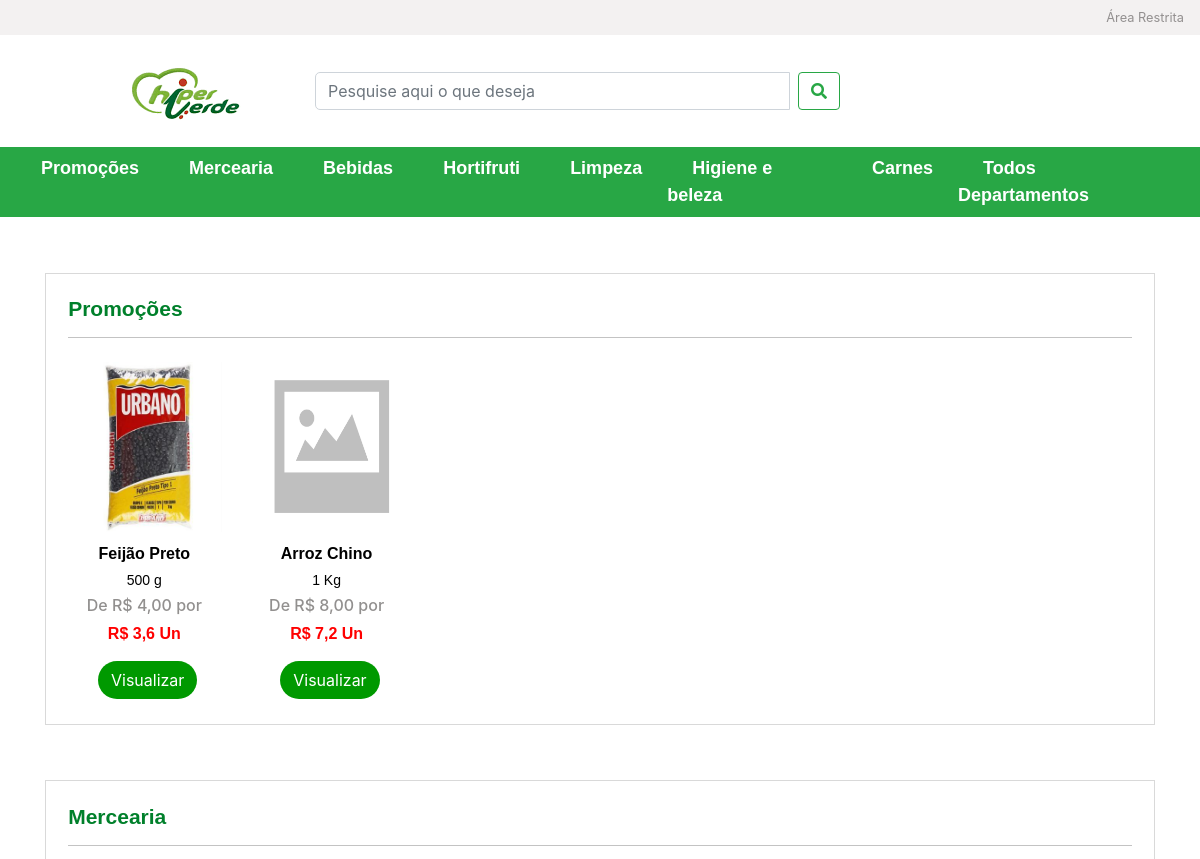
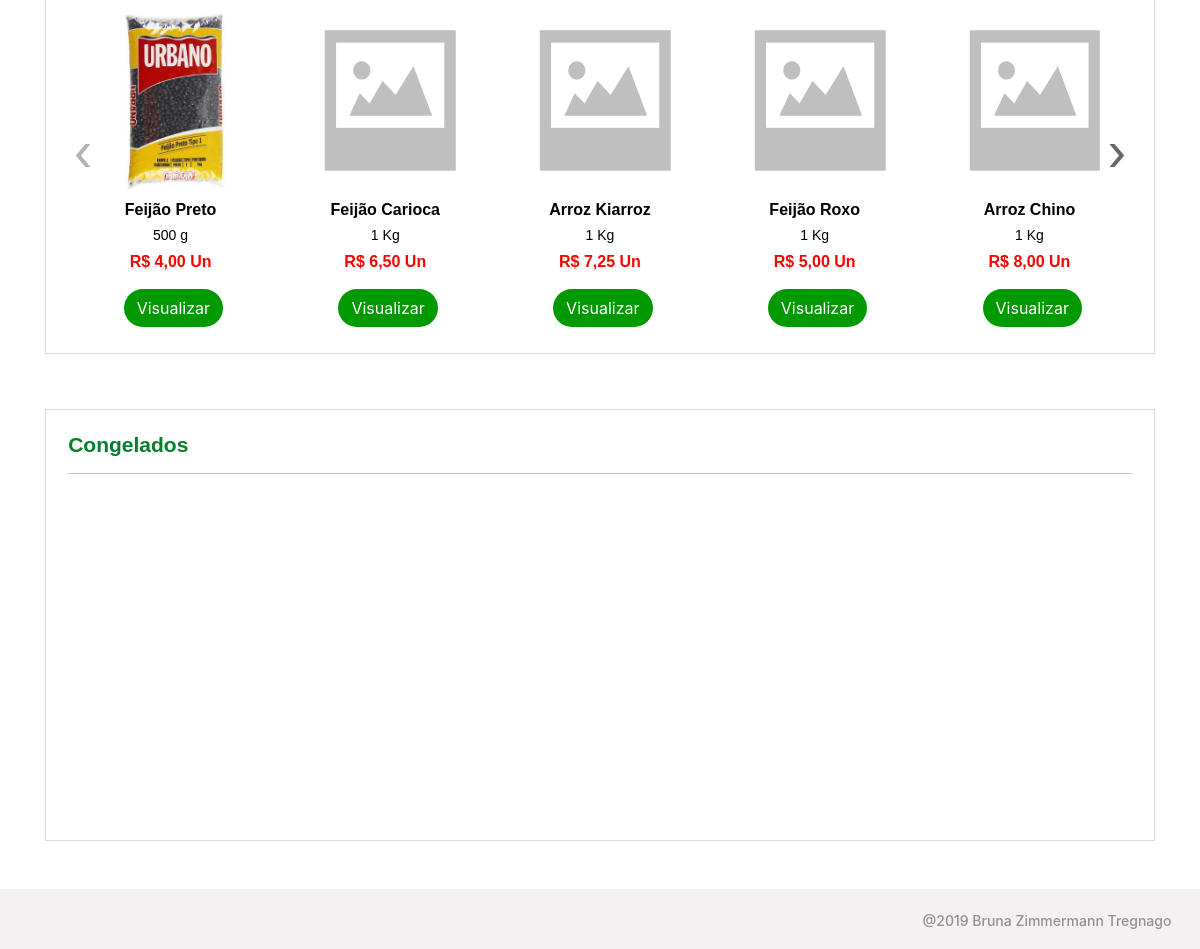
The page / on the database its author committed (2 pictures, top to bottom).
### tables this page shows
CREATE TABLE IF NOT EXISTS `tb_departamento` (
  `id_departamento` int(11) NOT NULL AUTO_INCREMENT,
  `nome_departamento` varchar(45) NOT NULL,
  PRIMARY KEY (`id_departamento`)
);

CREATE TABLE IF NOT EXISTS `tb_promocao` (
  `id_promocao` int(11) NOT NULL AUTO_INCREMENT,
  `nome_promocao` varchar(45) NOT NULL,
  `porcento_desconto` float NOT NULL,
  `inicio_promocao` date NOT NULL,
  `fim_promocao` date NOT NULL,
  PRIMARY KEY (`id_promocao`)
);

CREATE TABLE IF NOT EXISTS `tb_produto` (
  `id_produto` int(11) NOT NULL AUTO_INCREMENT,
  `nome_produto` varchar(85) NOT NULL,
  `valor_unitario_produto` decimal(5,2) NOT NULL,
  `peso_produto` int(11) NOT NULL,
  `imagem_produto` varchar(140) DEFAULT NULL,
  `cd_departamento` int(11) NOT NULL,
  `cd_categoria` int(11),
  `cd_subcategoria` int(11),
  `cd_unidade_medida` int(11) NOT NULL,
  `cd_medida_valor` int(11) NOT NULL,
  PRIMARY KEY (`id_produto`),
  KEY `cd_departamento` (`cd_departamento`),
  KEY `fk_tb_produto_tb_categoria1` (`cd_categoria`),
  KEY `fk_tb_produto_tb_subcategoria1` (`cd_subcategoria`),
  KEY `fk_tb_produto_tb_unidade_medida1` (`cd_unidade_medida`),
  KEY `FK_tb_produto_tb_medida_valor` (`cd_medida_valor`),
  CONSTRAINT `FK_tb_produto_tb_medida_valor` FOREIGN KEY (`cd_medida_valor`) REFERENCES `tb_medida_valor` (`id_medida_valor`) ON DELETE NO ACTION ON UPDATE NO ACTION,
  CONSTRAINT `fk_tb_produto_tb_categoria1` FOREIGN KEY (`cd_categoria`) REFERENCES `tb_categoria` (`id_categoria`) ON DELETE NO ACTION ON UPDATE NO ACTION,
  CONSTRAINT `fk_tb_produto_tb_subcategoria1` FOREIGN KEY (`cd_subcategoria`) REFERENCES `tb_subcategoria` (`id_subcategoria`) ON DELETE NO ACTION ON UPDATE NO ACTION,
  CONSTRAINT `fk_tb_produto_tb_unidade_medida1` FOREIGN KEY (`cd_unidade_medida`) REFERENCES `tb_unidade_medida` (`id_medida`) ON DELETE NO ACTION ON UPDATE NO ACTION,
  CONSTRAINT `tb_produto_ibfk_1` FOREIGN KEY (`cd_departamento`) REFERENCES `tb_departamento` (`id_departamento`) ON DELETE NO ACTION ON UPDATE NO ACTION
);

CREATE TABLE IF NOT EXISTS `tb_unidade_medida` (
  `id_medida` int(11) NOT NULL AUTO_INCREMENT,
  `medida` varchar(20) NOT NULL,
  PRIMARY KEY (`id_medida`)
);

CREATE TABLE IF NOT EXISTS `tb_medida_valor` (
  `id_medida_valor` int(11) NOT NULL AUTO_INCREMENT,
  `medida_valor` varchar(5) NOT NULL,
  PRIMARY KEY (`id_medida_valor`)
);

### application/controllers/PagInicial.php (called while the page is built, shortened)
<?php
class PagInicial extends CI_Controller {
    public function __construct() {
        $this->load->model('FrontEndModels/PagInicialModel');
        $this->load->model('FrontEndModels/DepartamentoMenuModel');
        $this->load->model('FrontEndModels/PagPromocaoModel');
        $this->load->model('BackEndModels/ProdutoPromocaoModel');
        $this->load->model('FrontEndModels/DepartamentoInicialModel');
        $this->load->model('FrontEndModels/DepartamentoInicialModelT');
    }
    public function index() {
        $this->lista();
    }
    public function lista() {
        $data['produto'] = $this->PagInicialModel->getAll();
        $data['promocao'] = $this->PagPromocaoModel->getAll();
        $data['produtopromocao'] = $this->ProdutoPromocaoModel->getAll();
        $data['menu'] = $this->DepartamentoMenuModel->getAll();
        $data['departamentoit'] = $this->DepartamentoInicialModelT->getAll();
        $data['departamentoi'] = $this->DepartamentoInicialModel->getAll();
        $this->load->view('FrontEnd/Header');
        $this->load->view('FrontEnd/Menu', $data);
        $this->load->view('FrontEnd/PaginaInicial', $data);
        $this->load->view('FrontEnd/Footer');
    }
}

### index.php (called while the page is built, shortened)
<?php
require_once BASEPATH.'core/CodeIgniter.php';

### application/models/FrontEndModels/DepartamentoMenuModel.php (called while the page is built)
<?php
class DepartamentoMenuModel extends CI_Model {
    public function getAll() {
        $this->db->select('tb_departamento.*');
        $this->db->limit(6);
        $query = $this->db->get('tb_departamento');
        return $query->result();
    }
}

### application/models/FrontEndModels/PagPromocaoModel.php (called while the page is built)
<?php
class PagPromocaoModel extends CI_Model {
    public function getAll() {
        $this->db->select('tb_produto.*,tb_produto_promocao.*,tb_unidade_medida.medida, tb_medida_valor.medida_valor,tb_promocao.*');
        $this->db->join('tb_produto_promocao', 'tb_produto_promocao.cd_promocao = tb_promocao.id_promocao and CURRENT_DATE() BETWEEN inicio_promocao AND fim_promocao');
        $this->db->join('tb_produto', 'tb_produto.id_produto = tb_produto_promocao.cd_produto and CURRENT_DATE() BETWEEN inicio_promocao AND fim_promocao', 'left');
        $this->db->join('tb_unidade_medida', 'tb_unidade_medida.id_medida = tb_produto.cd_unidade_medida', 'left');
        $this->db->join('tb_medida_valor', 'tb_medida_valor.id_medida_valor = tb_produto.cd_medida_valor', 'left');
        $query = $this->db->get('tb_promocao');
        return $query->result();
    }
}

### application/models/FrontEndModels/DepartamentoInicialModel.php (called while the page is built)
<?php
class DepartamentoInicialModel extends CI_Model{
    public function getAll() {
        $this->db->select('tb_departamento.*');
        $this->db->order_by('id_departamento', 'asc');
        $this->db->limit(1);
        $query = $this->db->get('tb_departamento');
        return $query->result();
    }
}

### application/models/FrontEndModels/PagInicialModel.php (called while the page is built)
<?php
class PagInicialModel extends CI_Model {
    public function getAll() {
        $this->db->select('tb_produto.*,tb_unidade_medida.medida, tb_medida_valor.medida_valor, tb_departamento.id_departamento, tb_departamento.nome_departamento as departamento, tb_categoria.*');
        $this->db->join('tb_departamento', 'tb_departamento.id_departamento = tb_produto.cd_departamento', 'left');
        $this->db->join('tb_categoria', 'tb_categoria.id_categoria = tb_produto.cd_categoria', 'left');
        $this->db->join('tb_unidade_medida', 'tb_unidade_medida.id_medida = tb_produto.cd_unidade_medida', 'left');
        $this->db->join('tb_medida_valor', 'tb_medida_valor.id_medida_valor = tb_produto.cd_medida_valor', 'left');
        $query = $this->db->get('tb_produto');
        return $query->result();
    }
}

### application/models/FrontEndModels/DepartamentoInicialModelT.php (called while the page is built)
<?php
class DepartamentoInicialModelT extends CI_Model{
    public function getAll() {
        $this->db->select('tb_departamento.*');
        $this->db->order_by('id_departamento', 'desc');
        $this->db->limit(1);
        $query = $this->db->get('tb_departamento');
        return $query->result();
    }
}

### application/views/FrontEnd/PaginaInicial.php (the view, shortened to what this page needs)
<div class="container">
    <div class="promocao">
        <div class="row">
            <div class="col-12">
                <a style="text-decoration: none;" href="http://127.0.0.1/MercadoPI/index.php/PagPromocao/lista"><h1>Promoções</h1></a>
                <hr>
            </div>
        </div>
        <div class="row">
            <?php
            foreach ($promocao as $po) {
                echo '<div class="col-md-2">';
                echo '<div class="item">';
                echo '<div class="produto">';
                if ($po->imagem_produto === Null) {
                    echo '<img style="height:170px; width:170px;margin: 5px;" src="http://127.0.0.1/MercadoPI/uploads/noimage.png"/>';
                } else {
                    echo '<img style="height:170px; width:170px;margin: 5px;" src="http://127.0.0.1/MercadoPI/uploads/' . $po->imagem_produto . '"/>';
                }
                echo '<h2>' . $po->nome_produto . '</h2>';
                echo '<h5>' . $po->peso_produto . ' ' . $po->medida . '</h5>';
                $porcento = $po->porcento_desconto;
                $valor = $po->valor_unitario_produto;
                $tt = $valor - (($valor / 100) * $porcento);
                $total = str_replace(".", ",", $tt);
                $preco = str_replace(".", ",", $valor);
                echo '<h6 style="color:#92908F; text-align: center;">De R$ ' . $preco . ' por</h6>';
                echo '<h4>R$ ' . $total . ' ' . $po->medida_valor . '</h4>';
                echo '<center><a href="http://127.0.0.1/MercadoPI/index.php/PagProdutoEspecifico/lista/' . $po->id_produto . '"><button type="submit" class="btn">Visualizar</button></a></center>';
                echo '</div>';
                echo '</div>';
                echo '</div>';
            }
            ?>
        </div>
    </div>
    <div class="promocao">
        <div class="row">
            <div class="col-12">
                <?php
                foreach ($departamentoi as $di) {
                    echo '<h1><a style="text-decoration: none;font-family: Helvetica, sans-serif;font-size: 21px;color: #00802b;font-weight: bold;" href="http://127.0.0.1/MercadoPI/index.php/PagDepartamento/lista/' . $di->id_departamento . '">' . $di->nome_departamento . '</a></h1>';
                    $dep = $di->id_departamento;
                }
                ?>
                <hr>
            </div>
        </div>
        <div class="row">
            <div class="col-md-12">
                <div id="owl-demo" class="owl-carousel owl-theme owl-bruna">
                    <?php
                    foreach ($produto as $po) {
                        if ($po->cd_departamento === $dep) {
                            echo '<div class="item">';
                            echo '<div class="col-md-12">';
                            echo '<div class="produto">';
                            if ($po->imagem_produto === Null) {
                                echo '<img style="height:180px; width:180px;margin:5px;" src="http://127.0.0.1/MercadoPI/uploads/noimage.png"/>';
                            } else {
                                echo '<img style="height:180px; width:180px;margin:5px;" src="http://127.0.0.1/MercadoPI/uploads/' . $po->imagem_produto . '"/>';
                            }
                            echo '<h2>' . $po->nome_produto . '</h2>';
                            echo '<h5>' . $po->peso_produto . ' ' . $po->medida . '</h5>';
                            $preco = str_replace(".", ",", $po->valor_unitario_produto);
                            echo '<h4>R$ ' . $preco . ' ' . $po->medida_valor . '</h4>';
                            echo '<center><a href="http://127.0.0.1/MercadoPI/index.php/PagProdutoEspecifico/lista/' . $po->id_produto . '"><input type="hidden" value="' . $po->id_produto . '"><button type="submit" class="btn">Visualizar</button></a></center>';
                            echo '</div>';
                            echo '</div>';
                            echo '</div>';
                        }
                    }
                    ?>
                </div>
            </div>
        </div>
    </div>
    <div class="promocao">
        <div class="row">
            <div class="col-12">
                <?php
                foreach ($departamentoit as $dit) {
                    echo '<h1><a style="text-decoration: none;font-family: Helvetica, sans-serif;font-size: 21px;color: #00802b;font-weight: bold;" href="http://127.0.0.1/MercadoPI/index.php/PagDepartamento/lista/' . $dit->id_departamento . '">' . $dit->nome_departamento . '</a></h1>';
                    $dep = $dit->id_departamento;
                }
                ?>
                <hr>
            </div>
        </div>
        <div class="row">
            <div class="col-md-12">
                <div id="owl-demo" class="owl-carousel owl-theme owl-bruna">
                    <?php
                    foreach ($produto as $po) {
                        if ($po->cd_departamento === $dep) {
                            echo '<div class="item">';
                            echo '<div class="col-md-12">';
                            echo '<div class="produto">';
                            if ($po->imagem_produto === Null) {
                                echo '<img style="height:180px; width:180px;margin:5px;" src="http://127.0.0.1/MercadoPI/uploads/noimage.png"/>';
                            } else {
                                echo '<img style="height:180px; width:180px;margin:5px;" src="http://127.0.0.1/MercadoPI/uploads/' . $po->imagem_produto . '"/>';
                            }
                            echo '<h2>' . $po->nome_produto . '</h2>';
                            echo '<h5>' . $po->peso_produto . ' ' . $po->medida . '</h5>';
                            $preco = str_replace(".", ",", $po->valor_unitario_produto);
                            echo '<h4>R$ ' . $preco . ' ' . $po->medida_valor . '</h4>';
                            echo '<center><a href="http://127.0.0.1/MercadoPI/index.php/PagProdutoEspecifico/lista/' . $po->id_produto . '"><input type="hidden" value="' . $po->id_produto . '"><button type="submit" class="btn">Visualizar</button></a></center>';
                            echo '</div>';
                            echo '</div>';
                            echo '</div>';
                        }
                    }
                    ?>
                </div>
            </div>
        </div>
    </div>
</div>

### application/views/FrontEnd/Menu.php (shortened to what this page needs)
<div class="menu">
    <nav class="navbar navbar-expand-lg mt-3 bg-success navbar-light text-white">
        <div class="collapse navbar-collapse" id="navbarSupportedContent">
            <ul class="navbar-nav mr-auto"  style="margin: 0 auto;">
                <li><a href="<?= $this->config->base_url() . 'index.php/PagPromocao/lista' ?>">Promoções</a></li>
                <?php
                foreach ($menu as $m) {
                        echo '<li><a href="' . $this->config->base_url() . 'index.php/PagDepartamento/lista/' . $m->id_departamento . '">' . $m->nome_departamento . '</a></li>';
                }
                ?>
                <li><a href="<?= $this->config->base_url() . 'index.php/PagTodosDepartamentos/lista' ?>">Todos Departamentos</a></li>
            </ul>
        </div>
    </nav>
</div>

### rows shown on the page
tb_departamento: nome_departamento "Mercearia"
tb_departamento: nome_departamento "Bebidas"
tb_departamento: nome_departamento "Hortifruti"
tb_departamento: nome_departamento "Limpeza"
tb_departamento: nome_departamento "Higiene e beleza"
tb_departamento: nome_departamento "Carnes"
tb_promocao: tb_produto.imagem_produto (picture), tb_produto.nome_produto "Feijão Preto", tb_produto.peso_produto "500", tb_unidade_medida.medida "g", tb_produto.valor_unitario_produto "4,00", porcento_desconto.valor_unitario_produto "3,6", tb_medida_valor.medida_valor "Un", tb_produto.nome_produto "Arroz Chino", tb_produto.peso_produto "1", tb_unidade_medida.medida "Kg", tb_produto.valor_unitario_produto "8,00", porcento_desconto.valor_unitario_produto "7,2"
tb_produto: imagem_produto (picture), nome_produto "Feijão Preto", peso_produto "500", cd_unidade_medida.medida "g", valor_unitario_produto "4,00", cd_medida_valor.medida_valor "Un"
tb_produto: nome_produto "Feijão Carioca", peso_produto "1", cd_unidade_medida.medida "Kg", valor_unitario_produto "6,50", cd_medida_valor.medida_valor "Un"
tb_produto: nome_produto "Arroz Kiarroz", peso_produto "1", cd_unidade_medida.medida "Kg", valor_unitario_produto "7,25", cd_medida_valor.medida_valor "Un"
tb_produto: nome_produto "Feijão Roxo", peso_produto "1", cd_unidade_medida.medida "Kg", valor_unitario_produto "5,00", cd_medida_valor.medida_valor "Un"
tb_produto: nome_produto "Arroz Chino", peso_produto "1", cd_unidade_medida.medida "Kg", valor_unitario_produto "8,00", cd_medida_valor.medida_valor "Un"
tb_departamento: nome_departamento "Congelados"
